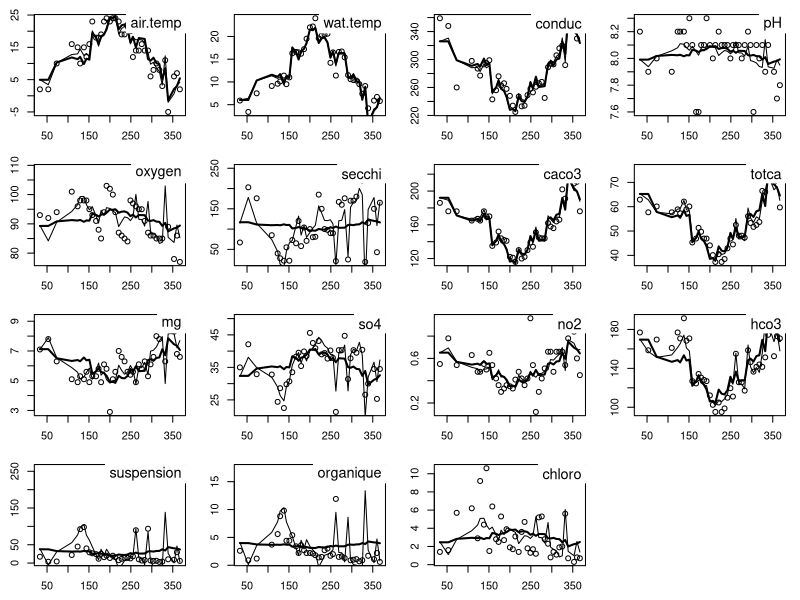

Write the R code that produced this figure.
library(ade4)


### Name: rhone
### Title: Physico-Chemistry Data
### Aliases: rhone
### Keywords: datasets

### ** Examples

data(rhone)
pca1 <- dudi.pca(rhone$tab, nf = 2, scann = FALSE)
rh1 <- reconst(pca1, 1)
rh2 <- reconst(pca1, 2)
par(mfrow = c(4,4))
par(mar = c(2.6,2.6,1.1,1.1))
for (i in 1:15) {
    plot(rhone$date, rhone$tab[,i])
    lines(rhone$date, rh1[,i], lwd = 2)
    lines(rhone$date, rh2[,i])
    ade4:::scatterutil.sub(names(rhone$tab)[i], 2, "topright")
}
par(mfrow = c(1,1))
